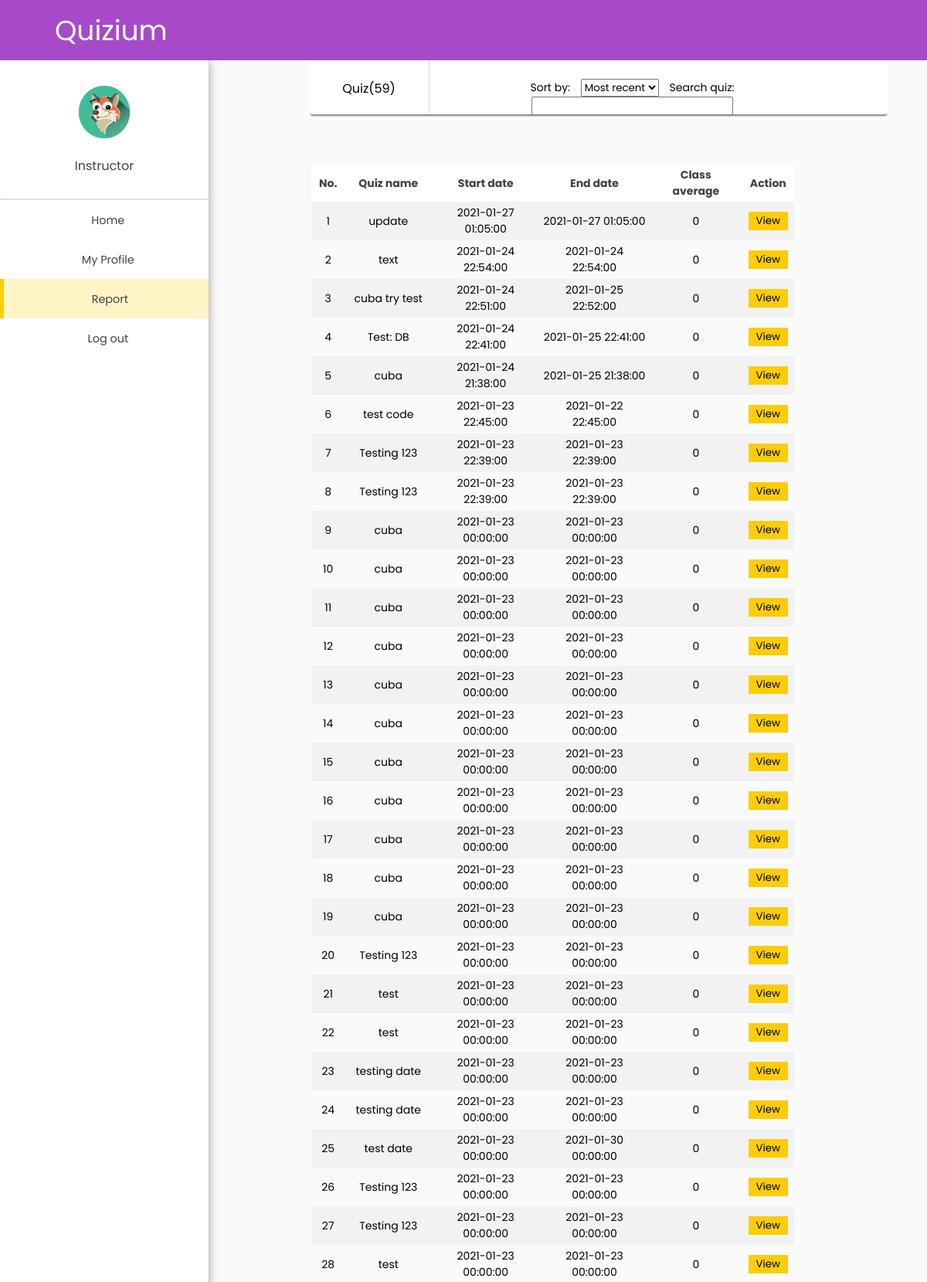
The app's page /instructor/report.php (signed in, upper part) with its own data.
### tables this page shows
CREATE TABLE `quiz` (
  `quizID` int(11) NOT NULL,
  `InstructorID` int(11) NOT NULL,
  `quizName` varchar(255) NOT NULL,
  `dateOpen` datetime NOT NULL,
  `dateClose` datetime NOT NULL,
  `quizDescription` varchar(255) NOT NULL,
  `quizCode` varchar(255) NOT NULL,
  `classAverage` float NOT NULL
);

### database/query/instructorProfile.php (called while the page is built, shortened)
<?php
$id = $_SESSION["instructorID"];
$sql = "SELECT * FROM `instructor`
        WHERE `instructorID` = $id";
$result = $conn->query($sql);
?>

### database/mutation/Quiz/ViewQuiz.php (called while the page is built)
<?php
$query = "SELECT * FROM quiz ORDER BY quizID desc";
$result = $conn->query($query);
?>

### instructor/report.php (the view, shortened to what this page needs)
<?php
include("../config/db_connect.php");
include("../database/query/instructorProfile.php");
?>
<html>
<head>
    <link rel="stylesheet" href="https://cdn.jsdelivr.net/gh/lykmapipo/themify-icons@0.1.2/css/themify-icons.css">
    <link rel="stylesheet" href="https://use.fontawesome.com/releases/v5.15.1/css/all.css">
    <link rel="stylesheet" href="https://use.fontawesome.com/releases/v5.15.1/css/v4-shims.css">
    <link rel="stylesheet" href="../css/style.css">
    <link rel="stylesheet" href="../css/report.css">
</head>
<body>
    <div class="sidebar">
        <div class="sidebar-user">
        <?php
            $imageURL1 = "";
            $row1 = $result-> fetch_assoc();
            if(!empty($row1["imgName"])){
                $imageURL1 = '../imgInstructor/'.$row1["imgName"];
            } else {
                $imageURL1 = "../image/fox.png";
            }
        ?>
            <img src="<?php echo $imageURL1;?>">
            <div class="user-image">
                <p>Instructor</p>
            </div>
        </div>
        <div class="sidebar-menu">
            <hr>
            <ul>
                <li>
                    <a href="index.php">
                        <span>Home</span>
                    </a>
                </li>
                <li>
                    <a href="profile.php" >
                        <span>My Profile</span>
                    </a>
                </li>
                <li class="active">
                    <a href="#">
                        <span>Report</span>
                    </a>
                </li>
                <li>
                    <a href="../database/query/logoutInstructor.php?action=Logout">
                        <span>Log out</span>
                    </a>
                </li>
            </ul>
        </div>
    </div>
    <div class="main-content">
        <header>
            <div class="website-name">
                <h3>
                <a href="index.php"><span>Quizium</span></a>
                </h3>
            </div>
        </header>
        <main>
            <div class="sorting">
                <div class="quizTot">
                    Quiz(<?php include ("../database/mutation/Quiz/countQuiz.php")?>)
                </div>
                <div class="sortBy">
                    <p>Sort by:</p>
                    <select name="sortBy">
                        <option value="recent">Most recent</option>
                    </select>
                    <p>Search quiz:</p>
                    <input type="text">
                </div>
            </div>
            <div class="quiz-list">
                <table>
                    <tr>
                        <th>No.</th><th>Quiz name</th><th>Start date</th><th>End date</th><th>Class average</th><th>Action</th>
                    </tr>
                    <?php
                    include("../database/mutation/quiz/viewquiz.php");
                        if($result-> num_rows >0) {
                        $i = 1;
                        while ($row = $result-> fetch_assoc()) {
                    ?>
                    <tr>
                        <td><?php echo $i?></td>
                        <td><?php echo $row["quizName"]?></td>
                        <td><?php echo $row["dateOpen"]?></td>
                        <td><?php echo $row["dateClose"]?></td>
                        <td><?php echo $row["classAverage"]?></td>
                        <td><a href="quiz-report.php"><button class="button btnView">View</button></a></td>
                    </tr>
                   <?php $i++; }
                   }?>
                </table>
            </div>
        </main>
    </div>
</body>
</html>

### css/style.css (style rules this page uses)
:root { --main-color: #A64AC9; --text-grey: #414141; --background: #FAFAFA; }
* { font-family: 'Poppins', sans-serif; margin: 0; padding: 0; text-decoration: none; list-style-type: none; box-sizing: border-box; }
.sidebar { height: calc(100% - 60px); width: 270px; position: fixed; left: 0; top: 78px; z-index: 100; background: #fff; color: var(--text-grey); overflow-y: auto; box-shadow: -5px 0 15px 0 rgb(54, 54, 54); z-index: 1; }
.sidebar li { text-align: center; padding-top: 13px; padding-bottom: 13px; }
.sidebar a { color: var(--text-grey); font-size: .9rem; }
.sidebar a span:last-child { padding-left: .6rem; }
.sidebar-user { padding-top: 30px; padding-bottom: 30px; text-align: center; }
.sidebar-user img { border-radius: 50%; height: 74px; width: 72px; }
.user-image { padding-top: 20px; }
.main-content { position: relative; margin-left: 270px; }
header { position: fixed; top: 0; left: 0; z-index: 100; width: 100%; background: var(--main-color); height: 78px; padding: 0rem 1rem; display: flex; align-items: center; justify-content: space-between; border-bottom: 1px solid #ccc; z-index: 2; border: none; }
main { margin-top: 78px; background: var(--background); min-height: 90vh; padding: 1rem; }
h3 { font-size: 36px; font-weight: 400; font-style: normal; font-family: 'Poppins', sans-serif; color: #FFF; }
.website-name { padding-left: 55px; }
.website-name a { text-decoration: none; color: #FFF; }
.active { background-color: #fccf053a; border-left: 5px solid #FCCD05; color: #FFF; }
hr { border-top: 1px solid #DBD5D5; }
.button { border: none; text-align: center; text-decoration: none; cursor: pointer; font-family: 'Poppins', sans-serif; outline: none; }
.btnView { background-color: #FCCD05; padding-left: 10px; padding-right: 10px; padding-top: 2px; padding-bottom: 2px; }
.sorting { left: 500; border-radius: 5px; width: 750px; height: 76px; background-color: #FFF; box-shadow: 0 4px 2px -2px rgb(131, 128, 128); position: fixed; top: 72; left: 400; right: 500; display: inline-block; z-index: 1; }
.sorting .quizTot { text-align: center; height: 76px; width: 156px; padding: 30px; border-right: 1px solid #DBD5D5; float: left; }
.sorting .sortBy { width: 545px; height: 76px; font-size: 14px; text-align: center; padding: 30px; margin-left: 146px; }
.sorting .sortBy p { display:inline; padding: 10px; }

### css/report.css (style rules this page uses)
.quiz-list { margin-top: 119px; margin-left: 117px; }
.quiz-list table { border-collapse: collapse; font-size: 14px; width: 80%; }
.quiz-list td, th { border: none; padding: 4px; text-align: center; }
tr:nth-child(even) { background-color: #f2f2f2; }
th { padding-top: 10px; padding-bottom: 10px; background-color: white; color: #414141; }
.table-container td, th { border: none; padding: 3 10px; text-align: center; }

### records on screen
quiz: quizName "update", dateOpen "2021-01-27 01:05:00", dateClose "2021-01-27 01:05:00", classAverage "0"
quiz: quizName "text", dateOpen "2021-01-24 22:54:00", dateClose "2021-01-24 22:54:00", classAverage "0"
quiz: quizName "cuba try test", dateOpen "2021-01-24 22:51:00", dateClose "2021-01-25 22:52:00", classAverage "0"
quiz: quizName "Test: DB", dateOpen "2021-01-24 22:41:00", dateClose "2021-01-25 22:41:00", classAverage "0"
quiz: quizName "cuba", dateOpen "2021-01-24 21:38:00", dateClose "2021-01-25 21:38:00", classAverage "0"
quiz: quizName "test code", dateOpen "2021-01-23 22:45:00", dateClose "2021-01-22 22:45:00", classAverage "0"
quiz: quizName "Testing 123", dateOpen "2021-01-23 22:39:00", dateClose "2021-01-23 22:39:00", classAverage "0"
quiz: quizName "Testing 123", dateOpen "2021-01-23 22:39:00", dateClose "2021-01-23 22:39:00", classAverage "0"
quiz: quizName "cuba", dateOpen "2021-01-23 00:00:00", dateClose "2021-01-23 00:00:00", classAverage "0"
quiz: quizName "cuba", dateOpen "2021-01-23 00:00:00", dateClose "2021-01-23 00:00:00", classAverage "0"
quiz: quizName "cuba", dateOpen "2021-01-23 00:00:00", dateClose "2021-01-23 00:00:00", classAverage "0"
quiz: quizName "cuba", dateOpen "2021-01-23 00:00:00", dateClose "2021-01-23 00:00:00", classAverage "0"
quiz: quizName "cuba", dateOpen "2021-01-23 00:00:00", dateClose "2021-01-23 00:00:00", classAverage "0"
quiz: quizName "cuba", dateOpen "2021-01-23 00:00:00", dateClose "2021-01-23 00:00:00", classAverage "0"
quiz: quizName "cuba", dateOpen "2021-01-23 00:00:00", dateClose "2021-01-23 00:00:00", classAverage "0"
quiz: quizName "cuba", dateOpen "2021-01-23 00:00:00", dateClose "2021-01-23 00:00:00", classAverage "0"
quiz: quizName "cuba", dateOpen "2021-01-23 00:00:00", dateClose "2021-01-23 00:00:00", classAverage "0"
quiz: quizName "cuba", dateOpen "2021-01-23 00:00:00", dateClose "2021-01-23 00:00:00", classAverage "0"
quiz: quizName "cuba", dateOpen "2021-01-23 00:00:00", dateClose "2021-01-23 00:00:00", classAverage "0"
quiz: quizName "Testing 123", dateOpen "2021-01-23 00:00:00", dateClose "2021-01-23 00:00:00", classAverage "0"
quiz: quizName "test", dateOpen "2021-01-23 00:00:00", dateClose "2021-01-23 00:00:00", classAverage "0"
quiz: quizName "test", dateOpen "2021-01-23 00:00:00", dateClose "2021-01-23 00:00:00", classAverage "0"
quiz: quizName "testing date", dateOpen "2021-01-23 00:00:00", dateClose "2021-01-23 00:00:00", classAverage "0"
quiz: quizName "testing date", dateOpen "2021-01-23 00:00:00", dateClose "2021-01-23 00:00:00", classAverage "0"
quiz: quizName "test date", dateOpen "2021-01-23 00:00:00", dateClose "2021-01-30 00:00:00", classAverage "0"
quiz: quizName "Testing 123", dateOpen "2021-01-23 00:00:00", dateClose "2021-01-23 00:00:00", classAverage "0"
quiz: quizName "Testing 123", dateOpen "2021-01-23 00:00:00", dateClose "2021-01-23 00:00:00", classAverage "0"
quiz: quizName "test", dateOpen "2021-01-23 00:00:00", dateClose "2021-01-23 00:00:00", classAverage "0"

### other values on screen
$row["c"] "59"
